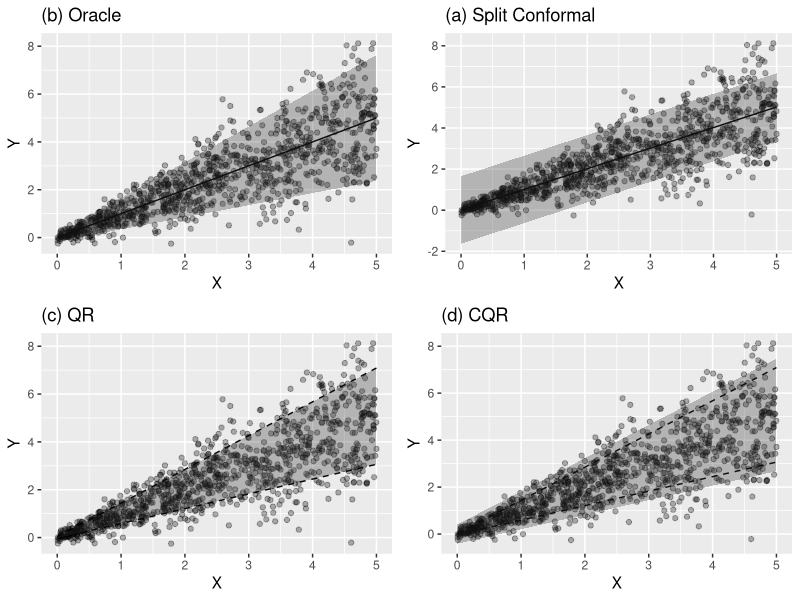
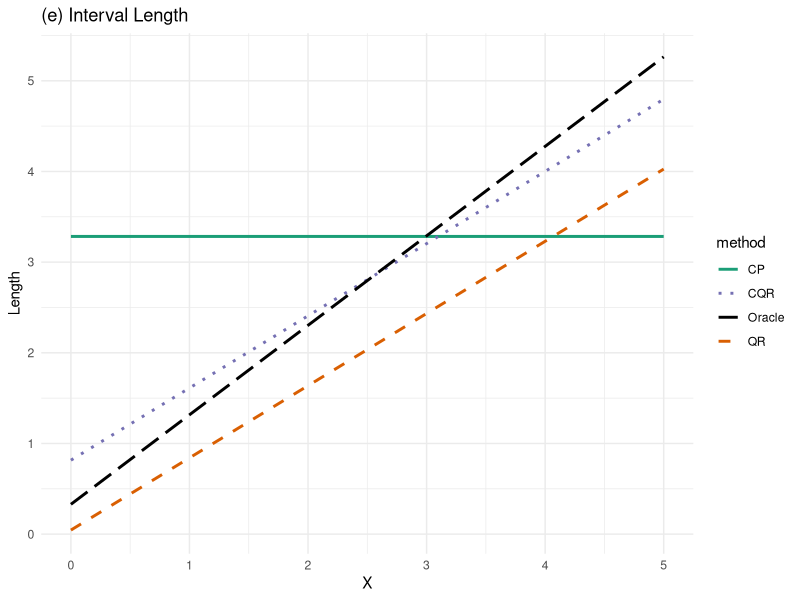

Write the R code that produced these figures, in order.
library(ggplot2)
library(gridExtra)

set.seed(1)

# -----------------------------
# Data
# -----------------------------
n <- 1000
alpha <- 0.1
z <- qnorm(1 - alpha/2)

f <- function(x) x   # or sin(2*pi*x)

# Heteroskedastic variance function
sigma_fun <- function(x) 0.1 + 0.3 * x

X <- runif(n, 0, 5)
Y <- f(X) + rnorm(n, 0, sigma_fun(X))

x_grid <- seq(0, 5, length.out = 200)

# -----------------------------
# Split
# -----------------------------
idx <- sample(1:n, n/2)
X_train <- X[idx]; Y_train <- Y[idx]
X_cal <- X[-idx]; Y_cal <- Y[-idx]

# -----------------------------
# CP
# -----------------------------
model_cp <- lm(Y_train ~ X_train)

y_hat_cal <- predict(model_cp, newdata=data.frame(X_train=X_cal))
R <- abs(Y_cal - y_hat_cal)
q_hat <- quantile(R, 1-alpha)

y_hat_grid <- predict(model_cp, newdata=data.frame(X_train=x_grid))

lower_cp <- y_hat_grid - q_hat
upper_cp <- y_hat_grid + q_hat

# -----------------------------
# Quantile regression (approx)
# -----------------------------
quantile_lm <- function(X, Y, tau, n_iter=10) {
  w <- rep(1, length(Y))
  for (k in 1:n_iter) {
    fit <- lm(Y ~ X, weights = w)
    res <- Y - predict(fit)
    w <- ifelse(res >= 0, tau, 1 - tau)
  }
  return(fit)
}

model_l <- quantile_lm(X_train, Y_train, alpha/2)
model_u <- quantile_lm(X_train, Y_train, 1-alpha/2)

ql_grid <- predict(model_l, newdata=data.frame(X=x_grid))
qu_grid <- predict(model_u, newdata=data.frame(X=x_grid))

# -----------------------------
# QR
# -----------------------------
lower_qr <- ql_grid
upper_qr <- qu_grid

# -----------------------------
# CQR
# -----------------------------
ql_cal <- predict(model_l, newdata=data.frame(X=X_cal))
qu_cal <- predict(model_u, newdata=data.frame(X=X_cal))

R_cqr <- pmax(ql_cal - Y_cal, Y_cal - qu_cal)
q_hat_cqr <- quantile(R_cqr, 1-alpha)

lower_cqr <- ql_grid - q_hat_cqr
upper_cqr <- qu_grid + q_hat_cqr

# -----------------------------
# Oracle (UPDATED!)
# -----------------------------
lower_oracle <- f(x_grid) - z * sigma_fun(x_grid)
upper_oracle <- f(x_grid) + z * sigma_fun(x_grid)

# -----------------------------
# Lengths
# -----------------------------
df_len <- data.frame(
  x = rep(x_grid, 4),
  length = c(upper_cp - lower_cp,
             upper_qr - lower_qr,
             upper_cqr - lower_cqr,
             upper_oracle - lower_oracle),
  method = rep(c("CP","QR","CQR","Oracle"),
               each = length(x_grid))
)

# -----------------------------
# Plots
# -----------------------------

p1 <- ggplot() +
  geom_point(aes(X, Y), alpha=0.3) +
  geom_line(aes(x_grid, y_hat_grid)) +
  geom_ribbon(aes(x=x_grid, ymin=lower_cp, ymax=upper_cp), alpha=0.3) +
  ggtitle("(a) Split Conformal")

p2 <- ggplot() +
  geom_point(aes(X, Y), alpha=0.3) +
  geom_line(aes(x_grid, f(x_grid))) +
  geom_ribbon(aes(x=x_grid, ymin=lower_oracle, ymax=upper_oracle), alpha=0.3) +
  ggtitle("(b) Oracle")

p3 <- ggplot() +
  geom_point(aes(X, Y), alpha=0.3) +
  geom_line(aes(x_grid, ql_grid), linetype="dashed") +
  geom_line(aes(x_grid, qu_grid), linetype="dashed") +
  geom_ribbon(aes(x=x_grid, ymin=lower_qr, ymax=upper_qr), alpha=0.3) +
  ggtitle("(c) QR")

p4 <- ggplot() +
  geom_point(aes(X, Y), alpha=0.3) +
  geom_line(aes(x_grid, ql_grid), linetype="dashed") +
  geom_line(aes(x_grid, qu_grid), linetype="dashed") +
  geom_ribbon(aes(x=x_grid, ymin=lower_cqr, ymax=upper_cqr), alpha=0.3) +
  ggtitle("(d) CQR")

grid.arrange(p2, p1, p3, p4, ncol=2)

# -----------------------------
# Length plot (heteroskedastic effect!)
# -----------------------------
p5 <- ggplot(df_len, aes(x, length, color = method, linetype = method)) +
  geom_line(size = 1) +
  scale_color_manual(values = c(
    "CP" = "#1b9e77",
    "QR" = "#d95f02",
    "CQR" = "#7570b3",
    "Oracle" = "#000000"
  )) +
  scale_linetype_manual(values = c(
    "CP" = "solid",
    "QR" = "dashed",
    "CQR" = "dotted",
    "Oracle" = "longdash"
  )) +
  ggtitle("(e) Interval Length") +
  xlab("X") +
  ylab("Length") +
  theme_minimal()

p5
